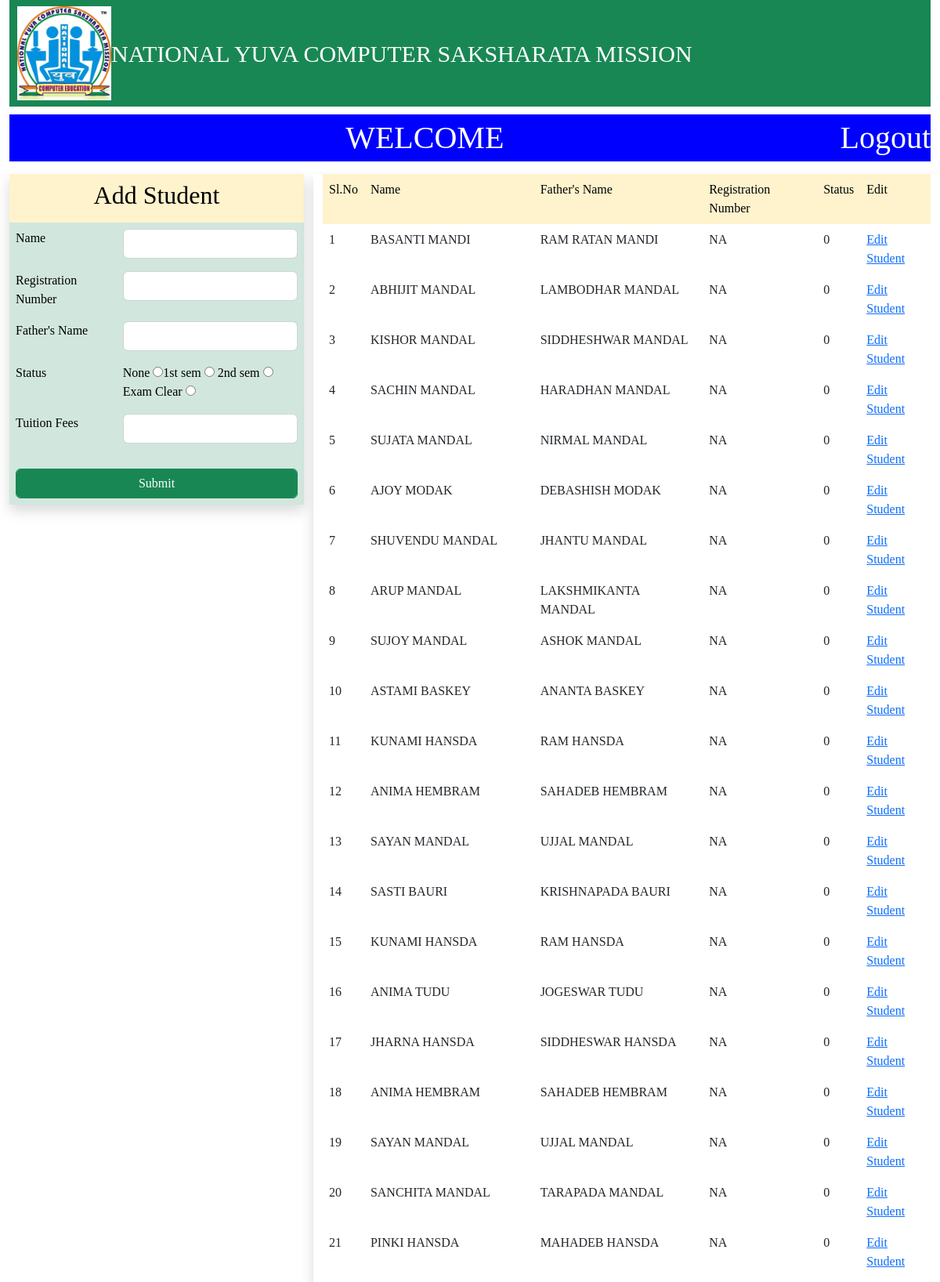
The app's page /admin/add_stu.php (upper part) with its own data.
### tables this page shows
CREATE TABLE `user` (
  `id` bigint(20) NOT NULL,
  `username` varchar(40) NOT NULL,
  `password` varchar(40) NOT NULL,
  `f_name` varchar(25) NOT NULL,
  `m_name` varchar(25) NOT NULL,
  `dob` date NOT NULL DEFAULT current_timestamp(),
  `mob` int(11) NOT NULL,
  `file` varchar(300) NOT NULL,
  `status` int(11) NOT NULL,
  `serial` bigint(20) NOT NULL,
  `date` date NOT NULL DEFAULT current_timestamp(),
  `course` varchar(20) NOT NULL,
  `admission_fees` int(11) NOT NULL,
  `Registration_fees` int(11) NOT NULL,
  `Tuituion_fees` int(11) NOT NULL,
  `Late_fees` int(11) NOT NULL,
  `Exam_fees` int(11) NOT NULL,
  `Maintain_fees` int(11) NOT NULL,
  `other_fees` int(11) NOT NULL,
  `total` int(11) NOT NULL
);

### admin/add_stu.php (the view, shortened to what this page needs)
<?php
include_once('connfig.php');
include_once('header.php');
$a = 1;
?>
<!DOCTYPE html>
<html>
<head>
	<link href="https://cdn.jsdelivr.net/npm/bootstrap@5.2.0-beta1/dist/css/bootstrap.min.css" rel="stylesheet">
</head>
<body>
<div class="contioner-fluid">
	<div class="row">
		<div class="col-sm-12">
			<div class="head">
				WELCOME <?php if (isset($_SESSION['username'])){
					echo $username = $_SESSION['username'];
				} ?>
				<a href="logout.php" style="float: right; color: white; text-decoration: none;">Logout</a>
			</div>
			<div class="row">
				<div class="col-sm-4" >
					<form action="add_stucom.php" method="post" class="shadow my-3">
						<center><table class="table table-success table-borderless" >
							<tr class="table-warning" align="center"><td colspan="2"><h2>Add Student</h2></td></tr>
							<tr><td>Name</td><td><input class="form-control" type="text" name="name"></td></tr>
							<tr><td>Registration Number</td><td><input class="form-control" type="text" name="reg" ></td></tr>
							<tr><td>Father's Name</td><td><input class="form-control" type="text" name="f_name" ></td></tr>
							<tr><td>Status</td><td>None <input type="radio" name="status" value="0">1st sem <input type="radio" name="status" value="1"> 2nd sem <input type="radio" name="status" value="2">Exam Clear <input type="radio" name="status" value="3"></td></tr>
							<tr><td>Tuition Fees</td><td><input class="form-control" type="text" name="Tuition_fees" ></td></tr>
							<tr><td colspan="2"></td></tr>
							<tr align="center"><td colspan="2"><input class="btn btn-success form-control" type="submit" name="submit" value="Submit"></td></tr>
						</table></center>
					</form>
				</div>
				<div class="col-sm-8 shadow my-3">
					<table class="table table-borderless">
						<tr class="table-warning"><td>Sl.No </td><td>Name</td><td>Father's Name</td> <td>Registration Number</td><td>Status</td><td>Edit</td></tr>
						<?php
						$quess = "SELECT * FROM user order by id desc";
						$run = mysqli_query($conn,$quess);
						while($rows = mysqli_fetch_assoc($run)){
						echo "<tr><td>";
						echo $a++;
						echo "</td><td>";
						echo $rows['username'];
						echo "</td><td>";
						echo $rows['f_name'];
						echo "</td><td>";
						echo $rows['password'];
						echo "</td><td>";
						echo $rows['status'];
						echo"</td><td><a href='add_stuc.php?id=$rows[id]'>Edit Student</a></td></tr>";
								?>
					<?php  } ?>
					</table>
				</div>
			</div>
		</div>
	</div>
</div>
</body>
</html>

### admin/header.php (style rules this page uses)
* { font-family: Apple Chancery; }

### admin/add_stu.php (style rules this page uses)
.head { margin-top: 10px; background-color: blue; color:white; font-size: 40px; text-align: center; }

### records on screen
user: username "BASANTI MANDI", f_name "RAM RATAN MANDI", password "NA", status "0"
user: username "ABHIJIT MANDAL", f_name "LAMBODHAR MANDAL", password "NA", status "0"
user: username "KISHOR MANDAL", f_name "SIDDHESHWAR MANDAL", password "NA", status "0"
user: username "SACHIN MANDAL", f_name "HARADHAN MANDAL", password "NA", status "0"
user: username "SUJATA MANDAL", f_name "NIRMAL MANDAL", password "NA", status "0"
user: username "AJOY MODAK", f_name "DEBASHISH MODAK", password "NA", status "0"
user: username "SHUVENDU MANDAL", f_name "JHANTU MANDAL", password "NA", status "0"
user: username "ARUP MANDAL", f_name "LAKSHMIKANTA MANDAL", password "NA", status "0"
user: username "SUJOY MANDAL", f_name "ASHOK MANDAL", password "NA", status "0"
user: username "ASTAMI BASKEY", f_name "ANANTA BASKEY", password "NA", status "0"
user: username "KUNAMI HANSDA", f_name "RAM HANSDA", password "NA", status "0"
user: username "ANIMA HEMBRAM", f_name "SAHADEB HEMBRAM", password "NA", status "0"
user: username "SAYAN MANDAL", f_name "UJJAL MANDAL", password "NA", status "0"
user: username "SASTI BAURI", f_name "KRISHNAPADA BAURI", password "NA", status "0"
user: username "KUNAMI HANSDA", f_name "RAM HANSDA", password "NA", status "0"
user: username "ANIMA TUDU", f_name "JOGESWAR TUDU", password "NA", status "0"
user: username "JHARNA HANSDA", f_name "SIDDHESWAR HANSDA", password "NA", status "0"
user: username "ANIMA HEMBRAM", f_name "SAHADEB HEMBRAM", password "NA", status "0"
user: username "SAYAN MANDAL", f_name "UJJAL MANDAL", password "NA", status "0"
user: username "SANCHITA MANDAL", f_name "TARAPADA MANDAL", password "NA", status "0"
user: username "PINKI HANSDA", f_name "MAHADEB HANSDA", password "NA", status "0"
